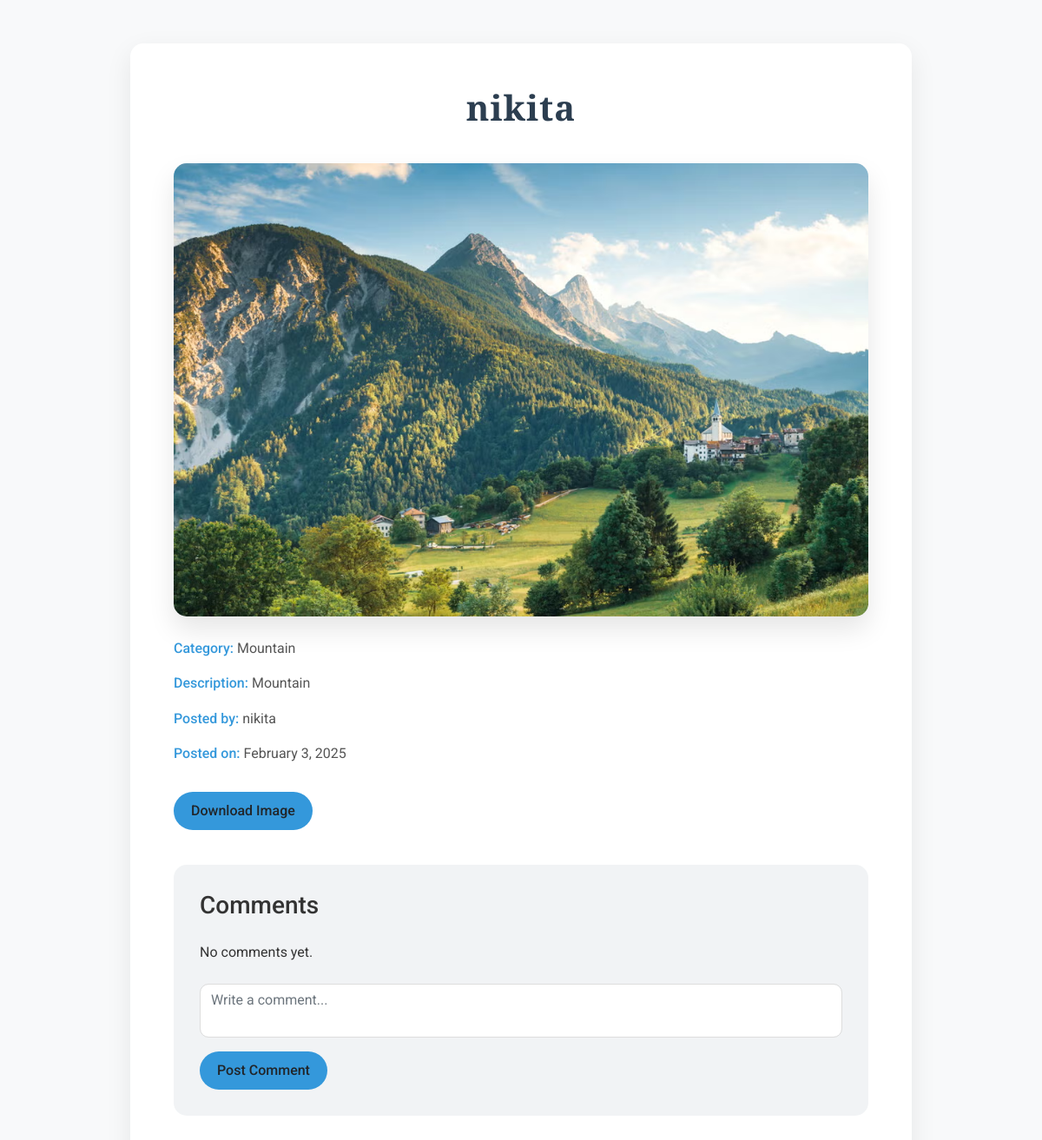
The page /photo/53ea81b4-3f60-4aca-98d1-cc2d81f753ef/ (signed in) on the database its author committed.
### photos/models.py (models this page shows, shortened)
class Photo(models.Model):
    id = models.CharField(
        max_length=225,
        unique=True,
        blank=False,
        null=False,
        default=uuid4,
        primary_key=True)
    name = models.CharField(max_length=100, null=False,
                            blank=False)
    image = models.ImageField(null=False, blank=False)
    description = models.TextField(null=False, blank=False)
    category = models.ForeignKey(
        Category, on_delete=models.SET_NULL, null=True)
    user = models.ForeignKey(
        User, on_delete=models.SET_NULL, null=True)  # New field
    created = models.DateTimeField(auto_now_add=True)
    last_updated = models.DateTimeField(auto_now=True)
    id = models.CharField(
        max_length=225,
        unique=True,
        blank=False,
        null=False,
        default=uuid4,
        primary_key=True)
    name = models.CharField(max_length=100, null=False,
                            blank=False)
    image = models.ImageField(null=False, blank=False)
    description = models.TextField(null=False, blank=False)
    category = models.ForeignKey(
        Category, on_delete=models.SET_NULL, null=True)
    created = models.DateTimeField(auto_now_add=True)
    last_updated = models.DateTimeField(auto_now=True)

class Category(models.Model):
    id = models.CharField(
        max_length=225,
        unique=True,
        blank=False,
        null=False,
        default=uuid4,
        primary_key=True)
    name = models.CharField(max_length=100, null=False,
                            blank=False)
    created = models.DateTimeField(auto_now_add=True)

### photos/views.py (the view)
# urls.py: path('photo/<str:pk>/', views.view_photo, name='photo'),
@login_required(login_url='login')
def view_photo(request, pk):
    photo = get_object_or_404(Photo, id=pk)
    comments = photo.comments.all()
    if request.method == 'POST' and request.user.is_authenticated:
        form = CommentForm(request.POST)
        if form.is_valid():
            comment = form.save(commit=False)
            comment.photo = photo
            comment.user = request.user
            comment.save()
            return redirect('photo', pk=pk)
    else:
        form = CommentForm()
    context = {
        'photo': photo,
        'comments': comments,
        'form': form,
    }
    return render(request, 'photos/photo.html', context)

### photos/forms.py
class CommentForm(forms.ModelForm):
    class Meta:
        model = Comment
        fields = ['text']  # Only the text field from the Comment model
        widgets = {
            'text': forms.Textarea(attrs={'rows': 4, 'cols': 40}),  # Style for the textarea
        }

### photos/templates/photos/photo.html (shortened to what this page needs)
<!DOCTYPE html>
<html lang="en">
  <head>
    <link href="https://cdn.jsdelivr.net/npm/bootstrap@5.0.0-beta1/dist/css/bootstrap.min.css" rel="stylesheet" />
  </head>
  <body>
    <div class="container">
      <h1>{{ photo.name }}</h1>
      <img src="{{ photo.image.url }}" alt="{{ photo.name }}" />
      <div class="details mt-4">
        <p><strong>Category:</strong> {{ photo.category.name }}</p>
        <p><strong>Description:</strong> {{ photo.description }}</p>
        <p><strong>Posted by:</strong> {{ photo.user.username }}</p>
        <p><strong>Posted on:</strong> {{ photo.created|date:"F j, Y" }}</p>
      </div>
      <a href="{{ photo.image.url }}" download="{{ photo.name }}" class="btn btn-download mt-3">Download Image</a>
      <div class="comments-section">
        <h3 class="mb-4">Comments</h3>
        {% if comments %}
          {% for comment in comments %}
            <div class="comment-item">
              <strong>{{ comment.user.username }}</strong>
              <p class="mt-2">{{ comment.text }}</p>
              <small class="text-muted">{{ comment.created_at|date:"F j, Y" }}</small>
            </div>
          {% endfor %}
        {% else %}
          <p>No comments yet.</p>
        {% endif %}
        {% if user.is_authenticated %}
          <form method="POST" class="comment-form mt-4">
            <textarea name="comment" class="form-control" placeholder="Write a comment..." required></textarea>
            <button type="submit" class="btn btn-submit mt-3">Post Comment</button>
          </form>
        {% else %}
          <div class="alert alert-warning mt-3">
            You need to be logged in to leave a comment.
          </div>
        {% endif %}
      </div>
    </div>
  </body>
</html>

### photos/templates/photos/photo.html (style rules this page uses)
body { background-color: #f8f9fa; font-family: 'Roboto', sans-serif; color: #333; line-height: 1.6; }
.container { background-color: white; border-radius: 15px; box-shadow: 0 10px 30px rgba(0,0,0,0.08); padding: 50px; margin-top: 50px; max-width: 900px; }
h1 { font-family: 'Playfair Display', serif; font-weight: 700; color: #2c3e50; text-align: center; margin-bottom: 40px; letter-spacing: 1px; }
img { max-width: 100%; border-radius: 15px; box-shadow: 0 15px 30px rgba(0,0,0,0.1); transition: transform 0.3s ease; }
.details p { font-size: 1rem; color: #555; margin-bottom: 15px; }
.details strong { color: #3498db; font-weight: 500; }
.comments-section { background-color: #f1f3f5; border-radius: 15px; padding: 30px; margin-top: 40px; }
.comment-form textarea { border-radius: 10px; border: 1px solid #ddd; resize: none; transition: all 0.3s ease; }
.btn-download, .btn-submit { background-color: #3498db; border: none; border-radius: 25px; padding: 10px 20px; font-weight: 500; transition: all 0.3s ease; }

### rows shown on the page
Photo: name "nikita", image (picture), category.name "Mountain", description "Mountain", user.username "nikita", created "February 3, 2025"
